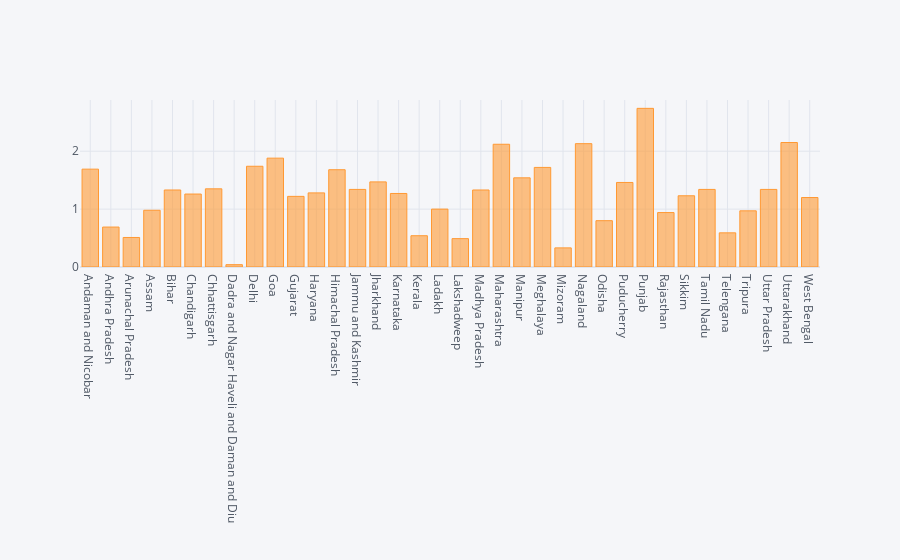

Notebook cell for this chart:
### Code cell
#iplot
dataframe.iplot(kind='bar',x='State/UTs',y='Death Ratio')

### Figure 1 — Plotly figure (JSON) as saved in the notebook; plotly's stock layout.template omitted (floating-point values rounded to 4 significant figures)
{"data": [{"marker": {"color": "rgba(255, 153, 51, 0.6)", "line": {"color": "rgba(255, 153, 51, 1.0)", "width": 1}}, "name": "Death Ratio", "orientation": "v", "text": "", "type": "bar", "x": ["Andaman and Nicobar", "Andhra Pradesh", "Arunachal Pradesh", "Assam", "Bihar", "Chandigarh", "Chhattisgarh", "Dadra and Nagar Haveli and Daman and Diu", "Delhi", "Goa", "Gujarat", "Haryana", "Himachal Pradesh", "Jammu and Kashmir", "Jharkhand", "Karnataka", "Kerala", "Ladakh", "Lakshadweep", "Madhya Pradesh", "Maharashtra", "Manipur", "Meghalaya", "Mizoram", "Nagaland", "Odisha", "Puducherry", "Punjab", "Rajasthan", "Sikkim", "Tamil Nadu", "Telengana", "Tripura", "Uttar Pradesh", "Uttarakhand", "West Bengal"], "y": [1.69, 0.69, 0.51, 0.98, 1.33, 1.26, 1.35, 0.04, 1.74, 1.88, 1.22, 1.28, 1.68, 1.34, 1.47, 1.27, 0.54, 1, 0.49, 1.33, 2.12, 1.54, 1.72, 0.33, 2.13, 0.8, 1.46, 2.74, 0.94, 1.23, 1.34, 0.59, 0.97, 1.34, 2.15, 1.2]}], "layout": {"legend": {"bgcolor": "#F5F6F9", "font": {"color": "#4D5663"}}, "paper_bgcolor": "#F5F6F9", "plot_bgcolor": "#F5F6F9", "title": {"font": {"color": "#4D5663"}}, "xaxis": {"gridcolor": "#E1E5ED", "showgrid": true, "tickfont": {"color": "#4D5663"}, "title": {"font": {"color": "#4D5663"}, "text": ""}, "zerolinecolor": "#E1E5ED"}, "yaxis": {"gridcolor": "#E1E5ED", "showgrid": true, "tickfont": {"color": "#4D5663"}, "title": {"font": {"color": "#4D5663"}, "text": ""}, "zerolinecolor": "#E1E5ED"}}}
